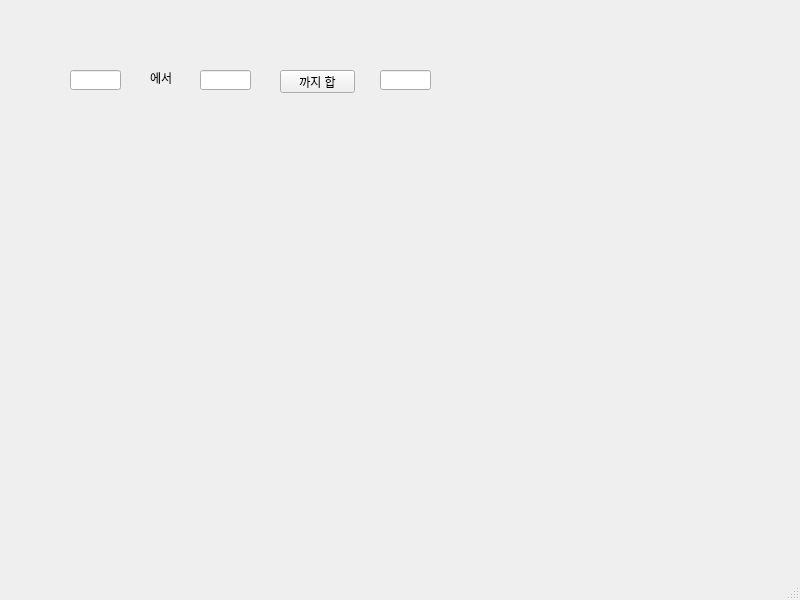
<?xml version="1.0" encoding="UTF-8"?>
<ui version="4.0">
 <class>MainWindow</class>
 <widget class="QMainWindow" name="MainWindow">
  <property name="enabled">
   <bool>true</bool>
  </property>
  <property name="geometry">
   <rect>
    <x>0</x>
    <y>0</y>
    <width>800</width>
    <height>600</height>
   </rect>
  </property>
  <property name="windowTitle">
   <string>MainWindow</string>
  </property>
  <widget class="QWidget" name="centralwidget">
   <widget class="QLineEdit" name="le1">
    <property name="geometry">
     <rect>
      <x>70</x>
      <y>70</y>
      <width>51</width>
      <height>20</height>
     </rect>
    </property>
   </widget>
   <widget class="QLineEdit" name="le2">
    <property name="geometry">
     <rect>
      <x>200</x>
      <y>70</y>
      <width>51</width>
      <height>20</height>
     </rect>
    </property>
   </widget>
   <widget class="QLineEdit" name="le3">
    <property name="geometry">
     <rect>
      <x>380</x>
      <y>70</y>
      <width>51</width>
      <height>20</height>
     </rect>
    </property>
   </widget>
   <widget class="QPushButton" name="pb">
    <property name="geometry">
     <rect>
      <x>280</x>
      <y>70</y>
      <width>75</width>
      <height>23</height>
     </rect>
    </property>
    <property name="text">
     <string>까지 합</string>
    </property>
   </widget>
   <widget class="QLabel" name="lbl">
    <property name="geometry">
     <rect>
      <x>150</x>
      <y>70</y>
      <width>31</width>
      <height>16</height>
     </rect>
    </property>
    <property name="text">
     <string>에서</string>
    </property>
   </widget>
  </widget>
  <widget class="QMenuBar" name="menubar">
   <property name="geometry">
    <rect>
     <x>0</x>
     <y>0</y>
     <width>800</width>
     <height>21</height>
    </rect>
   </property>
  </widget>
  <widget class="QStatusBar" name="statusbar"/>
 </widget>
 <resources/>
 <connections/>
</ui>
